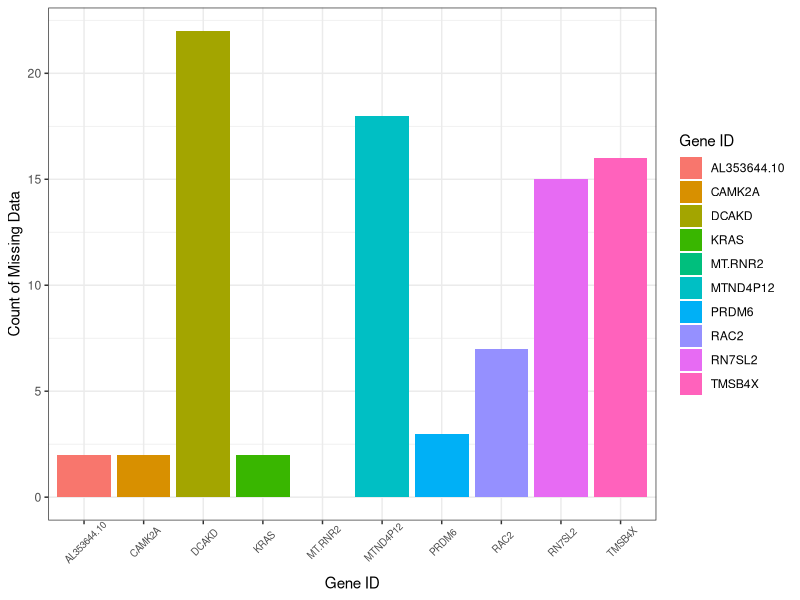

The R source for this figure: (Note: this script raises an error after producing the figure.)
##  Import libraries
library(ggplot2)
library(dplyr)

## Import dataset
all_data <- read.csv("Processed data.csv", header = T, stringsAsFactors = F)

## Missing data summary
gene_data <- all_data[,1:10]
missing_number <- colSums(gene_data == 0)
missing_number_df <- data.frame(gene = names(missing_number), 
                                count = missing_number, 
                                percentage = missing_number / nrow(all_data))
p1 <- ggplot(data = missing_number_df, aes(x = gene, y = count, fill = gene)) + 
  geom_col() +
  xlab("Gene ID") +
  ylab("Count of Missing Data") + 
  scale_fill_discrete(name = "Gene ID") +
  theme_bw() + 
  theme(axis.text.x = element_text(size = 7, angle = 45, vjust = 0.7))

pdf("Plot/Missing data/Count of missing data.pdf", 5, 4)
p1
dev.off()


##  Relation to sample types
missing_type <- data.frame()
for(i in 1:10){
  loc <- which(gene_data[,i] == 0)
  temp <- data.frame(Gene = colnames(gene_data)[i], 
                     Type = all_data$Type[loc],
                     Gender = all_data$Gender[loc],
                     Age = all_data$Age[loc]
                     )
  missing_type <- rbind(missing_type, temp)
}

p2 <- ggplot(data = missing_type, aes(x = Age, col = Type)) + 
  geom_density() + 
  ylab("Density of missing data") + 
  theme_bw()

pdf("Plot/Missing data/Missing on age.pdf", 5, 4)
p2
dev.off()